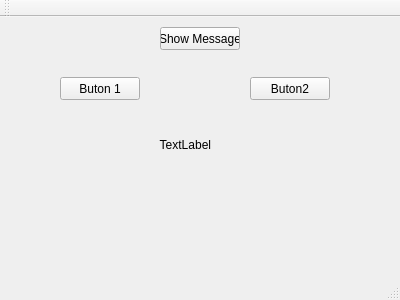
<?xml version="1.0" encoding="UTF-8"?>
<ui version="4.0">
 <class>MainWindow</class>
 <widget class="QMainWindow" name="MainWindow">
  <property name="geometry">
   <rect>
    <x>0</x>
    <y>0</y>
    <width>400</width>
    <height>300</height>
   </rect>
  </property>
  <property name="windowTitle">
   <string>MainWindow</string>
  </property>
  <widget class="QWidget" name="centralWidget">
   <widget class="QPushButton" name="pushButton_2">
    <property name="geometry">
     <rect>
      <x>250</x>
      <y>60</y>
      <width>80</width>
      <height>23</height>
     </rect>
    </property>
    <property name="text">
     <string>Buton2</string>
    </property>
   </widget>
   <widget class="QPushButton" name="pushButton_3">
    <property name="geometry">
     <rect>
      <x>160</x>
      <y>10</y>
      <width>80</width>
      <height>23</height>
     </rect>
    </property>
    <property name="text">
     <string>Show Message</string>
    </property>
   </widget>
   <widget class="QPushButton" name="pushButton">
    <property name="geometry">
     <rect>
      <x>60</x>
      <y>60</y>
      <width>80</width>
      <height>23</height>
     </rect>
    </property>
    <property name="text">
     <string>Buton 1</string>
    </property>
   </widget>
   <widget class="QLabel" name="label">
    <property name="geometry">
     <rect>
      <x>130</x>
      <y>120</y>
      <width>131</width>
      <height>16</height>
     </rect>
    </property>
    <property name="text">
     <string>         TextLabel</string>
    </property>
   </widget>
  </widget>
  <widget class="QMenuBar" name="menuBar">
   <property name="geometry">
    <rect>
     <x>0</x>
     <y>0</y>
     <width>400</width>
     <height>20</height>
    </rect>
   </property>
  </widget>
  <widget class="QToolBar" name="mainToolBar">
   <attribute name="toolBarArea">
    <enum>TopToolBarArea</enum>
   </attribute>
   <attribute name="toolBarBreak">
    <bool>false</bool>
   </attribute>
  </widget>
  <widget class="QStatusBar" name="statusBar"/>
 </widget>
 <layoutdefault spacing="6" margin="11"/>
 <resources/>
 <connections/>
</ui>
